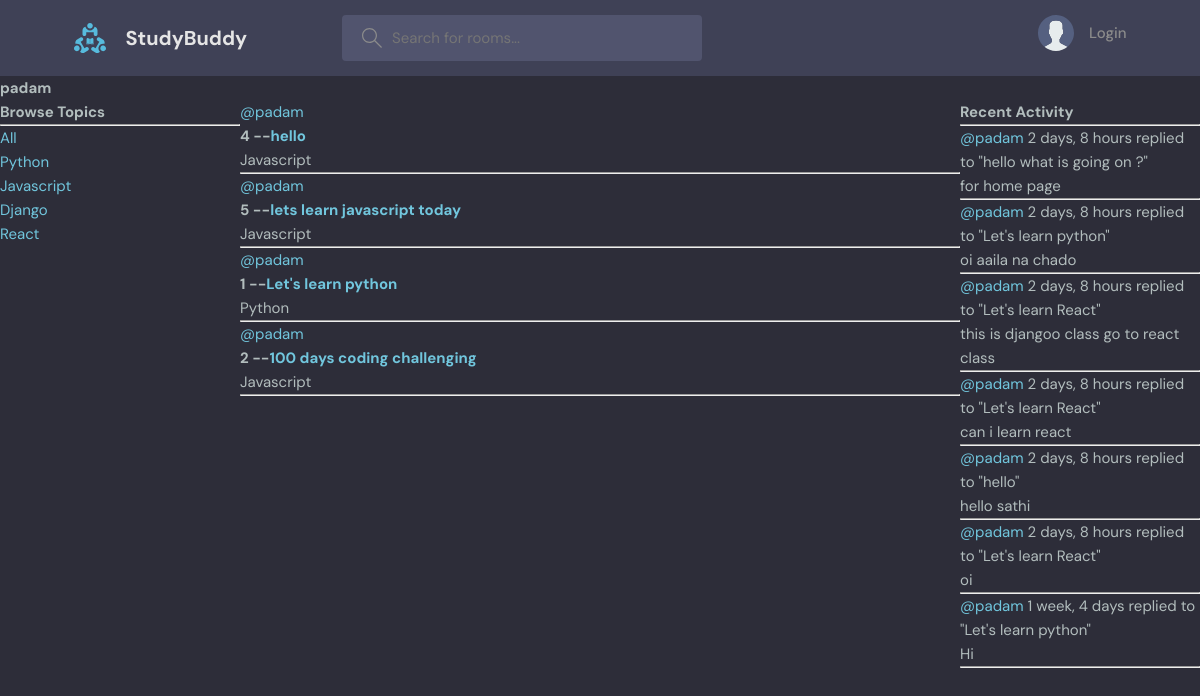
Before: /userProfile/1/ with the older database file.
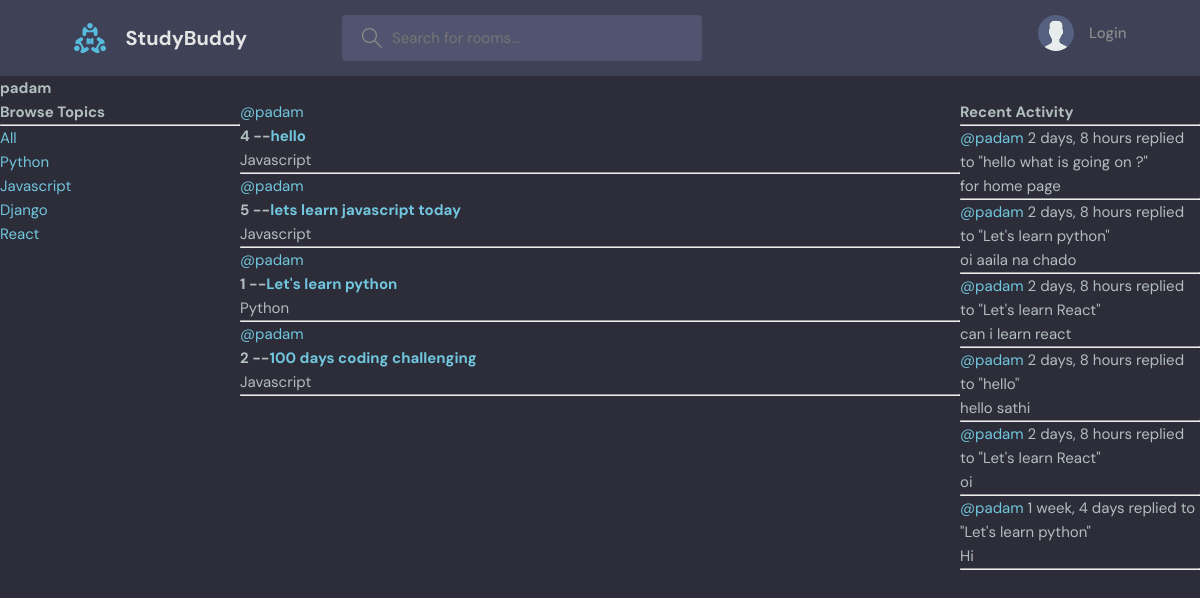
After: the same page with the newer database file.
### base/models.py (models this page shows, shortened)
class Topic(models.Model):
    name = models.CharField(max_length=200)

class Room(models.Model):
    host = models.ForeignKey(User,on_delete = models.SET_NULL,null = True)
    topic = models.ForeignKey(Topic,on_delete = models.SET_NULL,null = True)
    name = models.CharField(max_length=200)
    description = models.TextField(null= True,blank = True) #null= true or black= true -- means it cannot be null and black
    participants = models.ManyToManyField(User,related_name='participants' ,blank=True)
    updated = models.DateTimeField(auto_now = True)#it take timestamp everytime whenever updated
    created = models.DateTimeField(auto_now_add = True) #it takes timestapm at the beginning only
    class Meta:
        ordering = ['-updated','-created'] # (-) will make the ordering of lettest item at beginning
    def __str__(self):
        return self.name

class Message(models.Model):
    user = models.ForeignKey(User,on_delete = models.CASCADE)
    room = models.ForeignKey(Room,on_delete=models.CASCADE) #0n_delete= models.CASCADE =>means all the child messages will be deleted
    body= models.TextField()
    updated = models.DateField(auto_now = True)
    created = models.DateTimeField(auto_now_add = True)
    class Meta:
        ordering = ['-updated','-created']
    def __str__(self):
        return self.body[0:50]

### base/views.py (the view)
# urls.py: path('userProfile/<str:pk>/',views.userProfile,name="userProfile"),
def userProfile(request,pk):
    user = User.objects.get(id=pk)
    rooms = user.room_set.all()
    room_message = user.message_set.all()
    topic = Topic.objects.all()
    context = {
        'user':user,
        'rooms':rooms,
        'room_message':room_message,
        'topic':topic
    }
    return render(request,'base/profile.html',context)

### base/templates/base/profile.html (shortened to what this page needs)
{% extends 'main.html' %}
{% block content %}
<h1>{{user.username}}</h1>
<div class="profile-container">
    <div>
        {% include 'base/topics_components.html' %}
    </div>
    <div>
        {% include 'base/feed_components.html' %}
    </div>
    <div>
        {% include 'base/activity_components.html' %}
    </div>
</div>
{% endblock content %}

### base/templates/base/topics_components.html
<h3>Browse Topics</h3>
        <hr>
        <div>
            <a href="{% url 'home' %}">All</a>
        </div>
        {% for topics in topic %}
        <div>
            <a href="{% url 'home' %}?q={{topics.name}}">{{topics.name}}</a>
        </div>
        {% endfor %}

### base/templates/base/feed_components.html (shortened to what this page needs)
{% for i in rooms %}
<div>
    <a href="{% url 'userProfile' i.host.id %}">@{{i.host.username}}</a>
   <h4>{{i.id}} --<a href="{%  url 'room' i.id %}"> {{i.name}}</a></h4>
    <small>{{i.topic.name}}</small>
   <hr>
</div>
{% endfor %}

### base/templates/base/activity_components.html (shortened to what this page needs)
<h3>Recent Activity</h3>
<hr>
{% for message in room_message %}
<div>
    <small><a href=" {% url 'userProfile' message.user.id %}">@{{message.user}}</a> {{message.created|timesince}}</small>
    <small>replied to "{{message.room}}"</small>
    <p>{{message}}</p>
    <hr>
</div>
{% endfor %}

Changed rows visible on the page:
removed Message: user "padam", created "2 days, 8 hours", room "Let's learn React", body "this is djangoo class go to react class"
